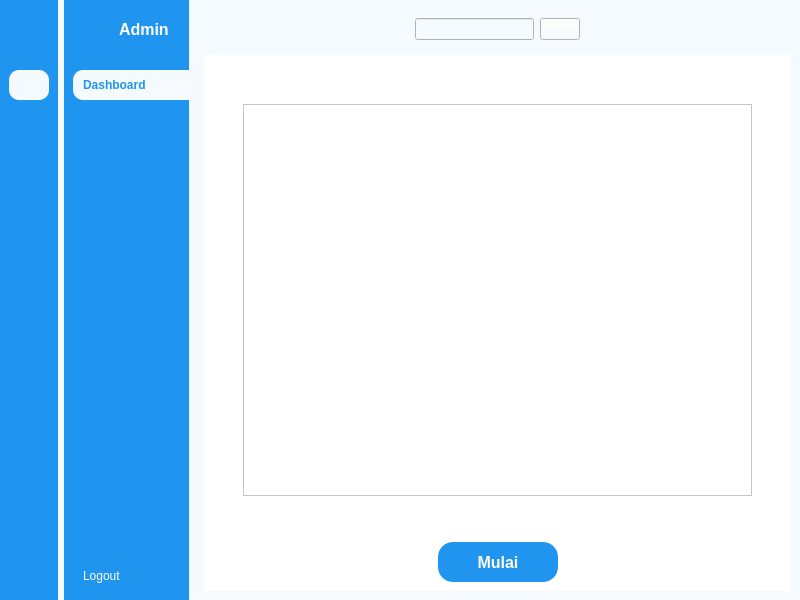
<?xml version="1.0" encoding="UTF-8"?>
<ui version="4.0">
 <class>mainmenu</class>
 <widget class="QMainWindow" name="mainmenu">
  <property name="geometry">
   <rect>
    <x>0</x>
    <y>0</y>
    <width>800</width>
    <height>600</height>
   </rect>
  </property>
  <property name="windowTitle">
   <string>mainmenu</string>
  </property>
  <property name="styleSheet">
   <string notr="true">background-color: rgb(245, 250, 254);</string>
  </property>
  <widget class="QWidget" name="centralwidget">
   <layout class="QGridLayout" name="gridLayout">
    <property name="leftMargin">
     <number>0</number>
    </property>
    <property name="topMargin">
     <number>0</number>
    </property>
    <property name="rightMargin">
     <number>0</number>
    </property>
    <property name="bottomMargin">
     <number>0</number>
    </property>
    <item row="0" column="0">
     <widget class="QWidget" name="icon_only_widget" native="true">
      <property name="styleSheet">
       <string notr="true">QWidget{
	background-color: rgb(31, 149, 239);
}

QPushButton{
	color: white;
	height:30px;
	border: none;
	border-radius:10px;
}

QPushButton:checked{
	background-color: #F5FAFE;
	color: #1F95EF;
	font-weight: bold;
}

</string>
      </property>
      <layout class="QVBoxLayout" name="verticalLayout_3">
       <item>
        <layout class="QHBoxLayout" name="horizontalLayout_3">
         <item>
          <widget class="QLabel" name="label">
           <property name="minimumSize">
            <size>
             <width>40</width>
             <height>40</height>
            </size>
           </property>
           <property name="maximumSize">
            <size>
             <width>40</width>
             <height>40</height>
            </size>
           </property>
           <property name="text">
            <string/>
           </property>
           <property name="pixmap">
            <pixmap resource="../App2/images.qrc">:/src/images/profile_pic.png</pixmap>
           </property>
           <property name="scaledContents">
            <bool>true</bool>
           </property>
          </widget>
         </item>
        </layout>
       </item>
       <item>
        <layout class="QVBoxLayout" name="verticalLayout">
         <property name="spacing">
          <number>15</number>
         </property>
         <property name="topMargin">
          <number>15</number>
         </property>
         <item>
          <widget class="QPushButton" name="btn_dashboard_1">
           <property name="text">
            <string/>
           </property>
           <property name="icon">
            <iconset resource="../App2/images.qrc">
             <normaloff>:/src/images/dashboard_white.png</normaloff>
             <normalon>:/src/images/dashboard.png</normalon>:/src/images/dashboard_white.png</iconset>
           </property>
           <property name="checkable">
            <bool>true</bool>
           </property>
           <property name="checked">
            <bool>true</bool>
           </property>
           <property name="autoExclusive">
            <bool>true</bool>
           </property>
          </widget>
         </item>
        </layout>
       </item>
       <item>
        <spacer name="verticalSpacer">
         <property name="orientation">
          <enum>Qt::Orientation::Vertical</enum>
         </property>
         <property name="sizeHint" stdset="0">
          <size>
           <width>20</width>
           <height>263</height>
          </size>
         </property>
        </spacer>
       </item>
       <item>
        <widget class="QPushButton" name="btn_logout_1">
         <property name="text">
          <string/>
         </property>
         <property name="icon">
          <iconset resource="../App2/images.qrc">
           <normaloff>:/src/images/log_out_white.png</normaloff>:/src/images/log_out_white.png</iconset>
         </property>
         <property name="checkable">
          <bool>true</bool>
         </property>
        </widget>
       </item>
      </layout>
     </widget>
    </item>
    <item row="0" column="1">
     <widget class="QWidget" name="icon_name_widget" native="true">
      <property name="styleSheet">
       <string notr="true">QWidget{
	background-color: rgb(31, 149, 239);
	color:white;
}

QPushButton{
	color: white;
	text-align:left;
	height:30px;
	border: none;
	padding-left: 10px;
	border-top-left-radius:10px;
	border-bottom-left-radius:10px;
}

QPushButton:checked{
	background-color: #F5FAFE;
	color: #1F95EF;
	font-weight: bold;
}


</string>
      </property>
      <layout class="QVBoxLayout" name="verticalLayout_4">
       <property name="rightMargin">
        <number>0</number>
       </property>
       <item>
        <layout class="QHBoxLayout" name="horizontalLayout_2">
         <property name="rightMargin">
          <number>20</number>
         </property>
         <item>
          <widget class="QLabel" name="label_2">
           <property name="minimumSize">
            <size>
             <width>40</width>
             <height>40</height>
            </size>
           </property>
           <property name="maximumSize">
            <size>
             <width>40</width>
             <height>40</height>
            </size>
           </property>
           <property name="text">
            <string/>
           </property>
           <property name="pixmap">
            <pixmap resource="../App2/images.qrc">:/src/images/profile_pic.png</pixmap>
           </property>
           <property name="scaledContents">
            <bool>true</bool>
           </property>
          </widget>
         </item>
         <item>
          <widget class="QLabel" name="label_3">
           <property name="font">
            <font>
             <pointsize>12</pointsize>
             <bold>true</bold>
            </font>
           </property>
           <property name="text">
            <string>Admin</string>
           </property>
          </widget>
         </item>
        </layout>
       </item>
       <item>
        <layout class="QVBoxLayout" name="verticalLayout_2">
         <property name="spacing">
          <number>15</number>
         </property>
         <property name="topMargin">
          <number>15</number>
         </property>
         <item>
          <widget class="QPushButton" name="btn_dashboard_2">
           <property name="styleSheet">
            <string notr="true"/>
           </property>
           <property name="text">
            <string>Dashboard</string>
           </property>
           <property name="icon">
            <iconset resource="../App2/images.qrc">
             <normaloff>:/src/images/dashboard_white.png</normaloff>
             <normalon>:/src/images/dashboard.png</normalon>:/src/images/dashboard_white.png</iconset>
           </property>
           <property name="checkable">
            <bool>true</bool>
           </property>
           <property name="checked">
            <bool>true</bool>
           </property>
           <property name="autoExclusive">
            <bool>true</bool>
           </property>
          </widget>
         </item>
        </layout>
       </item>
       <item>
        <spacer name="verticalSpacer_2">
         <property name="orientation">
          <enum>Qt::Orientation::Vertical</enum>
         </property>
         <property name="sizeHint" stdset="0">
          <size>
           <width>20</width>
           <height>263</height>
          </size>
         </property>
        </spacer>
       </item>
       <item>
        <widget class="QPushButton" name="btn_logout_2">
         <property name="text">
          <string>Logout</string>
         </property>
         <property name="icon">
          <iconset resource="../App2/images.qrc">
           <normaloff>:/src/images/log_out_white.png</normaloff>:/src/images/log_out_white.png</iconset>
         </property>
         <property name="checkable">
          <bool>true</bool>
         </property>
        </widget>
       </item>
      </layout>
     </widget>
    </item>
    <item row="0" column="2">
     <widget class="QWidget" name="main_menu" native="true">
      <layout class="QVBoxLayout" name="verticalLayout_5">
       <item>
        <widget class="QWidget" name="header_widget" native="true">
         <layout class="QHBoxLayout" name="horizontalLayout_4">
          <item>
           <widget class="QPushButton" name="btn_menu">
            <property name="styleSheet">
             <string notr="true">border:none;</string>
            </property>
            <property name="text">
             <string/>
            </property>
            <property name="icon">
             <iconset resource="../App2/images.qrc">
              <normaloff>:/src/images/menu.png</normaloff>:/src/images/menu.png</iconset>
            </property>
            <property name="iconSize">
             <size>
              <width>20</width>
              <height>20</height>
             </size>
            </property>
            <property name="checkable">
             <bool>true</bool>
            </property>
           </widget>
          </item>
          <item>
           <spacer name="horizontalSpacer_2">
            <property name="orientation">
             <enum>Qt::Orientation::Horizontal</enum>
            </property>
            <property name="sizeHint" stdset="0">
             <size>
              <width>161</width>
              <height>20</height>
             </size>
            </property>
           </spacer>
          </item>
          <item>
           <layout class="QHBoxLayout" name="horizontalLayout">
            <item>
             <widget class="QLineEdit" name="lineEdit"/>
            </item>
            <item>
             <widget class="QPushButton" name="pushButton_14">
              <property name="text">
               <string/>
              </property>
              <property name="icon">
               <iconset resource="../App2/images.qrc">
                <normaloff>:/src/images/search.png</normaloff>:/src/images/search.png</iconset>
              </property>
             </widget>
            </item>
           </layout>
          </item>
          <item>
           <spacer name="horizontalSpacer">
            <property name="orientation">
             <enum>Qt::Orientation::Horizontal</enum>
            </property>
            <property name="sizeHint" stdset="0">
             <size>
              <width>161</width>
              <height>20</height>
             </size>
            </property>
           </spacer>
          </item>
          <item>
           <widget class="QPushButton" name="pushButton_15">
            <property name="styleSheet">
             <string notr="true">border:none;</string>
            </property>
            <property name="text">
             <string/>
            </property>
            <property name="icon">
             <iconset resource="../App2/images.qrc">
              <normaloff>:/src/images/image.png</normaloff>:/src/images/image.png</iconset>
            </property>
           </widget>
          </item>
         </layout>
        </widget>
       </item>
       <item>
        <widget class="QStackedWidget" name="stackedWidget">
         <property name="styleSheet">
          <string notr="true">background-color: rgb(255, 255, 255);




</string>
         </property>
         <widget class="QWidget" name="dashboard_page">
          <layout class="QVBoxLayout" name="verticalLayout_7">
           <item>
            <layout class="QVBoxLayout" name="verticalLayout_6">
             <property name="leftMargin">
              <number>30</number>
             </property>
             <property name="topMargin">
              <number>40</number>
             </property>
             <property name="rightMargin">
              <number>30</number>
             </property>
             <item>
              <widget class="QChartView" name="line_graph_view"/>
             </item>
             <item>
              <layout class="QHBoxLayout" name="horizontalLayout_6">
               <property name="topMargin">
                <number>40</number>
               </property>
               <item>
                <spacer name="horizontalSpacer_3">
                 <property name="orientation">
                  <enum>Qt::Orientation::Horizontal</enum>
                 </property>
                 <property name="sizeHint" stdset="0">
                  <size>
                   <width>40</width>
                   <height>20</height>
                  </size>
                 </property>
                </spacer>
               </item>
               <item>
                <widget class="QPushButton" name="btn_start">
                 <property name="minimumSize">
                  <size>
                   <width>120</width>
                   <height>40</height>
                  </size>
                 </property>
                 <property name="maximumSize">
                  <size>
                   <width>120</width>
                   <height>40</height>
                  </size>
                 </property>
                 <property name="font">
                  <font>
                   <pointsize>12</pointsize>
                   <bold>true</bold>
                  </font>
                 </property>
                 <property name="styleSheet">
                  <string notr="true">background-color: rgb(31, 149, 239);
color: rgb(255, 255, 255);
border-style:outset;
border-radius:15px

</string>
                 </property>
                 <property name="text">
                  <string>Mulai</string>
                 </property>
                 <property name="checkable">
                  <bool>true</bool>
                 </property>
                 <property name="autoExclusive">
                  <bool>false</bool>
                 </property>
                </widget>
               </item>
               <item>
                <spacer name="horizontalSpacer_4">
                 <property name="orientation">
                  <enum>Qt::Orientation::Horizontal</enum>
                 </property>
                 <property name="sizeHint" stdset="0">
                  <size>
                   <width>40</width>
                   <height>20</height>
                  </size>
                 </property>
                </spacer>
               </item>
              </layout>
             </item>
            </layout>
           </item>
          </layout>
         </widget>
         <widget class="QWidget" name="messages_page"/>
         <widget class="QWidget" name="notifications_page"/>
         <widget class="QWidget" name="settings_page"/>
         <widget class="QWidget" name="profile_page"/>
        </widget>
       </item>
      </layout>
     </widget>
    </item>
   </layout>
  </widget>
 </widget>
 <customwidgets>
  <customwidget>
   <class>QChartView</class>
   <extends>QGraphicsView</extends>
   <header>qchartview.h</header>
  </customwidget>
 </customwidgets>
 <resources>
  <include location="../App2/images.qrc"/>
 </resources>
 <connections>
  <connection>
   <sender>btn_menu</sender>
   <signal>toggled(bool)</signal>
   <receiver>icon_only_widget</receiver>
   <slot>setHidden(bool)</slot>
   <hints>
    <hint type="sourcelabel">
     <x>234</x>
     <y>39</y>
    </hint>
    <hint type="destinationlabel">
     <x>57</x>
     <y>356</y>
    </hint>
   </hints>
  </connection>
  <connection>
   <sender>btn_menu</sender>
   <signal>toggled(bool)</signal>
   <receiver>icon_name_widget</receiver>
   <slot>setVisible(bool)</slot>
   <hints>
    <hint type="sourcelabel">
     <x>223</x>
     <y>40</y>
    </hint>
    <hint type="destinationlabel">
     <x>192</x>
     <y>315</y>
    </hint>
   </hints>
  </connection>
  <connection>
   <sender>btn_dashboard_1</sender>
   <signal>toggled(bool)</signal>
   <receiver>btn_dashboard_2</receiver>
   <slot>setChecked(bool)</slot>
   <hints>
    <hint type="sourcelabel">
     <x>36</x>
     <y>85</y>
    </hint>
    <hint type="destinationlabel">
     <x>89</x>
     <y>87</y>
    </hint>
   </hints>
  </connection>
  <connection>
   <sender>btn_dashboard_2</sender>
   <signal>toggled(bool)</signal>
   <receiver>btn_dashboard_1</receiver>
   <slot>setChecked(bool)</slot>
   <hints>
    <hint type="sourcelabel">
     <x>98</x>
     <y>97</y>
    </hint>
    <hint type="destinationlabel">
     <x>36</x>
     <y>97</y>
    </hint>
   </hints>
  </connection>
  <connection>
   <sender>btn_logout_1</sender>
   <signal>toggled(bool)</signal>
   <receiver>mainmenu</receiver>
   <slot>close()</slot>
   <hints>
    <hint type="sourcelabel">
     <x>37</x>
     <y>579</y>
    </hint>
    <hint type="destinationlabel">
     <x>37</x>
     <y>663</y>
    </hint>
   </hints>
  </connection>
  <connection>
   <sender>btn_logout_2</sender>
   <signal>toggled(bool)</signal>
   <receiver>mainmenu</receiver>
   <slot>close()</slot>
   <hints>
    <hint type="sourcelabel">
     <x>129</x>
     <y>581</y>
    </hint>
    <hint type="destinationlabel">
     <x>125</x>
     <y>640</y>
    </hint>
   </hints>
  </connection>
 </connections>
</ui>
